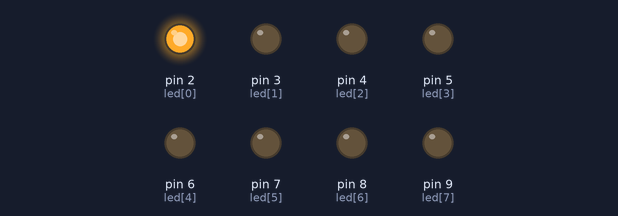
Bench run of a sketch on a simulated Arduino Uno, built with avr-gcc and run on an emulated ATmega328P. On the bench: output pins drawn as LEDs (lit = HIGH).

Above: at 0.12 s.
At 0.87 s:
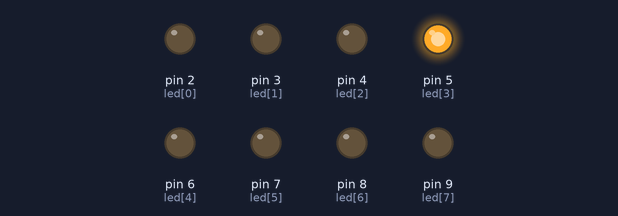
At 1.37 s:
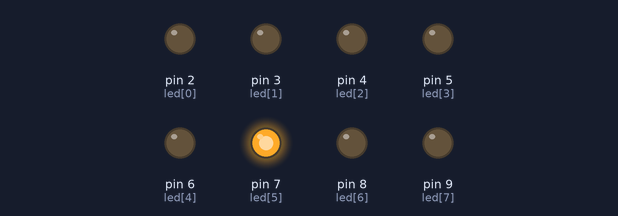
At 1.87 s:
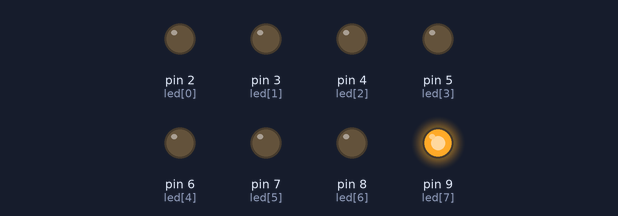
At 3.12 s:
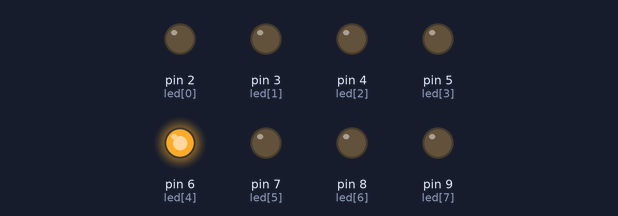
At 4.37 s:
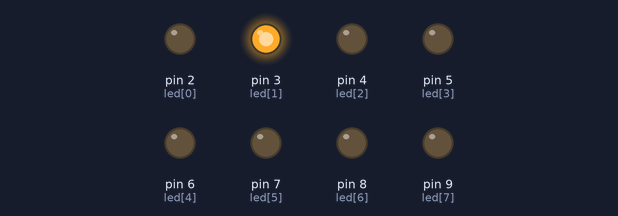
Timing chart, 0 to 4.7 s (numbered marks = the images above):
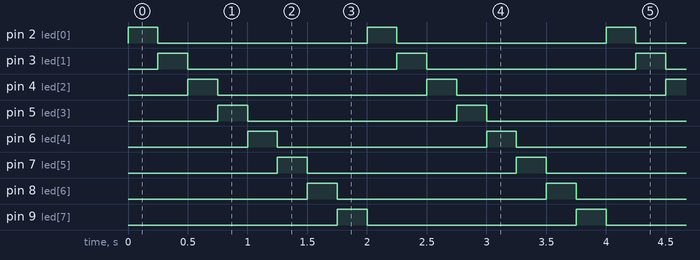

Measured:
- by itself, pin 2 (led[0]), pin 3 (led[1]), pin 4 (led[2]), pin 5 (led[3]), pin 6 (led[4]), pin 7 (led[5]), pin 8 (led[6]), pin 9 (led[7]): alternates HIGH for 0.25 s and LOW for 1.8 s
- by itself, everything shown: repeats every 2.0 s, in 8 steps

The sketch:

onceOnetimeLed.ino
```cpp
const unsigned int led[8] = {2,3,4,5,6,7,8,9};
#define FREQUENCY 0.5  //Hz

void setup(){
  for(int x=0;x<=7;x++){
    pinMode(led[x], OUTPUT);
  }
}

void loop(){
  for(int x=0;x<=7;x++){


    for(int j=0;j<=7;j++){
    digitalWrite(led[j], LOW);
    }

    digitalWrite(led[x], HIGH);
    delay(1000/FREQUENCY/8); // 1/4 0.25Hz
  }

}
```
